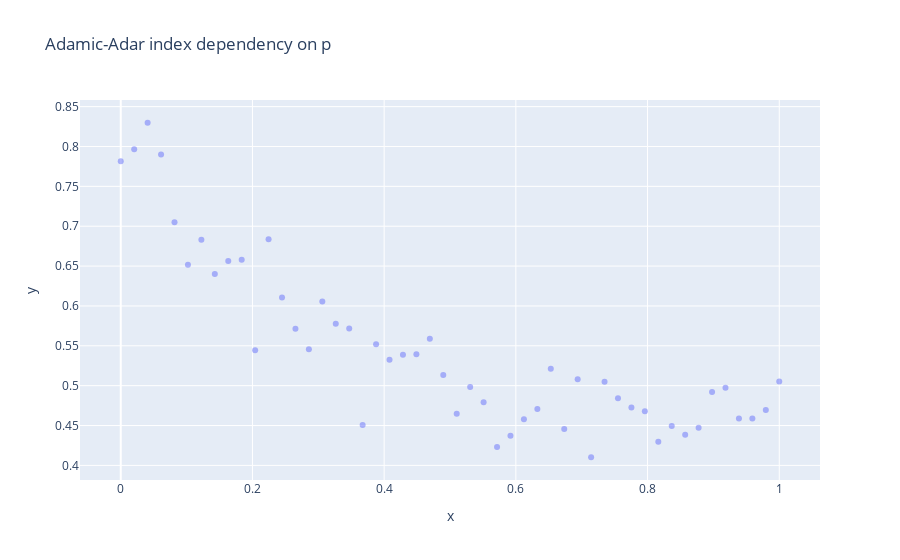

The cell this chart's notebook holds for it:
### Code cell
px.scatter(x=p_space, y=results, opacity=0.5, title='Adamic-Adar index dependency on p')

### Figure 1 — Plotly figure (JSON) as saved in the notebook; plotly's stock layout.template omitted (floating-point values rounded to 4 significant figures)
{"data": [{"hovertemplate": "x=%{x}<br>y=%{y}<extra></extra>", "legendgroup": "", "marker": {"color": "#636efa", "opacity": 0.5, "symbol": "circle"}, "mode": "markers", "name": "", "orientation": "v", "showlegend": false, "type": "scatter", "x": [0, 0.02041, 0.04082, 0.06122, 0.08163, 0.102, 0.1224, 0.1429, 0.1633, 0.1837, 0.2041, 0.2245, 0.2449, 0.2653, 0.2857, 0.3061, 0.3265, 0.3469, 0.3673, 0.3878, 0.4082, 0.4286, 0.449, 0.4694, 0.4898, 0.5102, 0.5306, 0.551, 0.5714, 0.5918, 0.6122, 0.6327, 0.6531, 0.6735, 0.6939, 0.7143, 0.7347, 0.7551, 0.7755, 0.7959, 0.8163, 0.8367, 0.8571, 0.8776, 0.898, 0.9184, 0.9388, 0.9592, 0.9796, 1], "xaxis": "x", "y": [0.7813, 0.7964, 0.8298, 0.79, 0.7049, 0.6518, 0.6831, 0.6402, 0.6564, 0.658, 0.5444, 0.6838, 0.6104, 0.5713, 0.5456, 0.6056, 0.5776, 0.5718, 0.4507, 0.552, 0.5324, 0.5389, 0.5396, 0.5589, 0.5133, 0.4649, 0.4984, 0.4791, 0.4231, 0.4371, 0.4578, 0.4709, 0.5213, 0.4456, 0.508, 0.4102, 0.5049, 0.4842, 0.4727, 0.468, 0.4296, 0.4493, 0.4384, 0.4473, 0.492, 0.4973, 0.4589, 0.4589, 0.4693, 0.5051], "yaxis": "y"}], "layout": {"legend": {"tracegroupgap": 0}, "title": {"text": "Adamic-Adar index dependency on p"}, "xaxis": {"anchor": "y", "domain": [0, 1], "title": {"text": "x"}}, "yaxis": {"anchor": "x", "domain": [0, 1], "title": {"text": "y"}}}}
